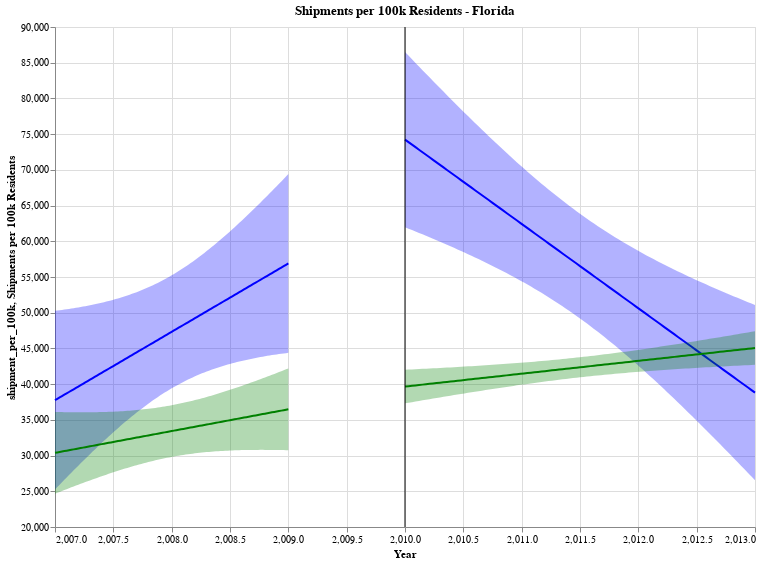

The notebook cell saved with this chart:
### Code cell
(reg_chart_fl_b4 + reg_chart_fl_after + reg_chart_comp_b4 + reg_chart_comp_after + line).properties(width=700, height=500)
